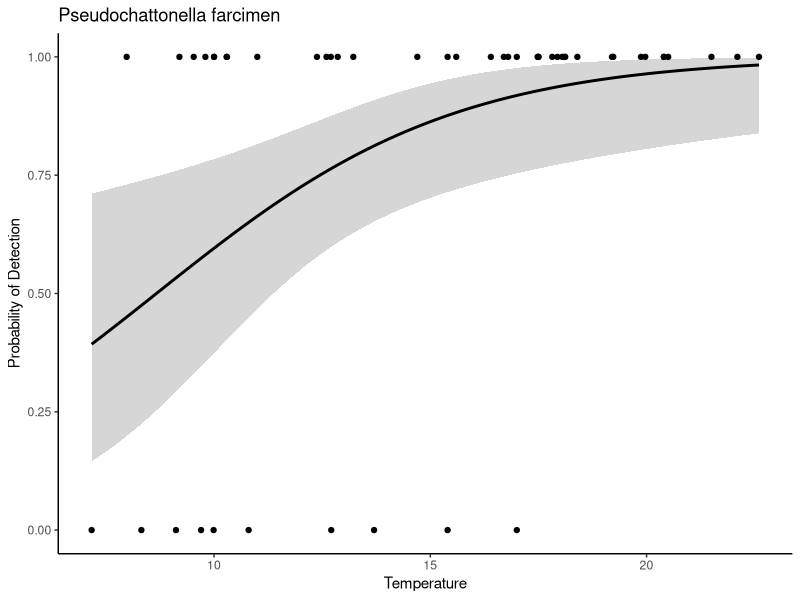
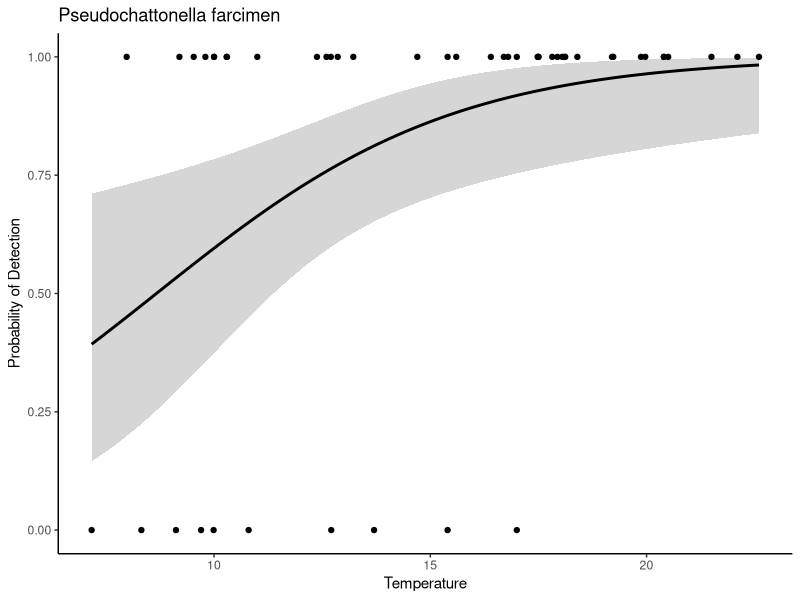

Here is the R script that generated these plots, in order:
# ============================================
# BENTHIC SPECIES LOGISTIC REGRESSION MODELS for PRESENCE/ABSENCE 
# Joe's first attempt 
# Last edited: 03/31/2022
# ============================================
library('tidyverse')
library('dplyr')
library('ggplot2')

# by.sample.species already has technical replicates merged
by.sample.species <- read_csv("../data/by.sample.species.csv")
species_annotated <- read.csv("../data/species_annotated.csv")
total_detections_by_species <- read.csv("../data/total_detections_by_species.csv")
# all the good environmental data 
events <- read.csv('../data/events.joe.format.csv')

# filter out non-san juan data (comment out later)
SJI.sample.species <- by.sample.species # %>%
  #separate(col=sample, remove=FALSE, into=c("site", "date"), sep = 2) %>%
  #filter(site %in% c('LK','CP','FH')) 

# use all species detected at least once as a base 
# TODO need more practice with pivot_wider and pivot_longer  
presence.absence <- SJI.sample.species %>%
  select(sample, species, nReads) %>%
  pivot_wider(names_from=sample, values_from=nReads, values_fill=list(nReads=0))

presence.absence <- presence.absence %>%  
  pivot_longer(!species, names_to='sample', values_to='nReads') 

presence.absence <- presence.absence %>% 
  mutate(nReads = case_when(nReads == 0 ~ 0, nReads !=0 ~ 1)) %>%
  rename(presence=nReads)

# check to make sure the length of presence.absence makes sense - i think it does
#unique.species <- length(unique(SJI.sample.species$sample))
#unique.samples <- length(unique(SJI.sample.species$species))
#FH.unique.species <- length(unique(FH.sample.species$species))
#print(unique.species*unique.samples)

# connect with environmental data to use as continuous variables
presence.absence <- inner_join(presence.absence, events) 

# ==================================================
# filter by region
presence.absence <- presence.absence %>% 
  filter(Area %in% c("Hood Canal"))

# create site and date column in addition to "sample" 
presence.absence <- presence.absence %>%
  separate(col=sample, remove=FALSE, into=c("site", "date"), sep = 2) %>%
  separate(col=date, remove=FALSE, into=c("year", "month"), sep = 5)

# now we can build a beautiful logistic model for every species
xtabsdf <- as.data.frame(xtabs(~ presence + sample, data = presence.absence))
presence.absence$sample <- factor(presence.absence$sample)
presence.absence$species <- factor(presence.absence$species)
presence.absence$site <- factor(presence.absence$site)
presence.absence$Area <- factor(presence.absence$Area)

write.csv(presence.absence,"../data/benthic.presence.absence.csv", row.names = FALSE)
# need list of dataframes for each species to make logit models more manageable 
p.a.species <- list()

# loop through all species, creating a dataframe for each 
for(i in unique(presence.absence$species)) {
  print(i)
  one.species <- presence.absence %>%
    filter(species %in% c(i))
  p.a.species[[i]] <- one.species
  
}

# LOGIT FUNCTION =======================================
# takes species string -> returns logit object
# model takes season(factor), pH(cont) and temperature(cont) as inputs
# TODO make function take independent variables as inputs
# ======================================================
species_logit <- function(species_str){

  mylogit <- glm(presence ~ Temperature, data = p.a.species[[species_str]], family = "binomial", maxit=100)
  print(p.a.species[[species_str]])
  
  print(mylogit)
  confint(mylogit)
  
  return(mylogit)
  
  }
# ======================================================

# call the logit function 
test_logit <- species_logit("Pseudochattonella farcimen")

# display results 
summary(test_logit)


# VISUAlIZE LOGIT MODEL AS PROBABILITY  ================
# takes logit object and species string as input
# holds pH constant to visualize temp gradient 
# ======================================================
max(presence.absence$Temperature)
min(presence.absence$Temperature)

plot_logit <- function(species_str, test_logit) {
  
  print(confint(test_logit))
  print(exp(cbind(OR = coef(test_logit), confint(test_logit))))
  
  # create range of temps, for both "Summer" and "Winter" factors, hold pH constant  
  newdata2 <- with(p.a.species[[species_str]], data.frame(
                Temperature = rep(seq(from = 7.17, to = 22.6, length.out = 100),2)
                ))

  newdata3 <- cbind(newdata2, predict(test_logit, newdata = newdata2, type = "link",
                se = TRUE))

  newdata3 <- within(newdata3, {
    PredictedProb <- plogis(fit)
    LL <- plogis(fit - (1.96 * se.fit))
    UL <- plogis(fit + (1.96 * se.fit))
  })

  head(newdata3)
  
  # plot the output 
  logit_plot <- ggplot(newdata3, aes(x = Temperature, y = PredictedProb)) + 
    geom_ribbon(aes(ymin = LL,  ymax = UL), alpha = 0.2) + 
    geom_line(size = 1) +
    geom_point(data= p.a.species[[species_str]], aes(x = Temperature, y = presence)) +
    labs(title=species_str, y="Probability of Detection") +
    theme_classic() 
  
  ggsave("../figures/draft/logit/Pseudochattonella_farcimen.png")
  
  return(logit_plot)
  }
# ======================================================

# call the visualize function 
plot_logit("Pseudochattonella farcimen", test_logit)

# ======================================================
# ======================================================

# TODO so i don't forget 
# benthic community vs benthic community in the water column
# what portion of detected species have planktonic phase? 
# gametes/plankton vs adults - eli fish vs shrimp vs crab <- model?
# replicate graph from Terrie's student's published paper for p/a data
# known spawning month for invertebrates nReads 
# habitat depth of detected organisms? 
# replicate interactive app to view relative abundance and community structure

